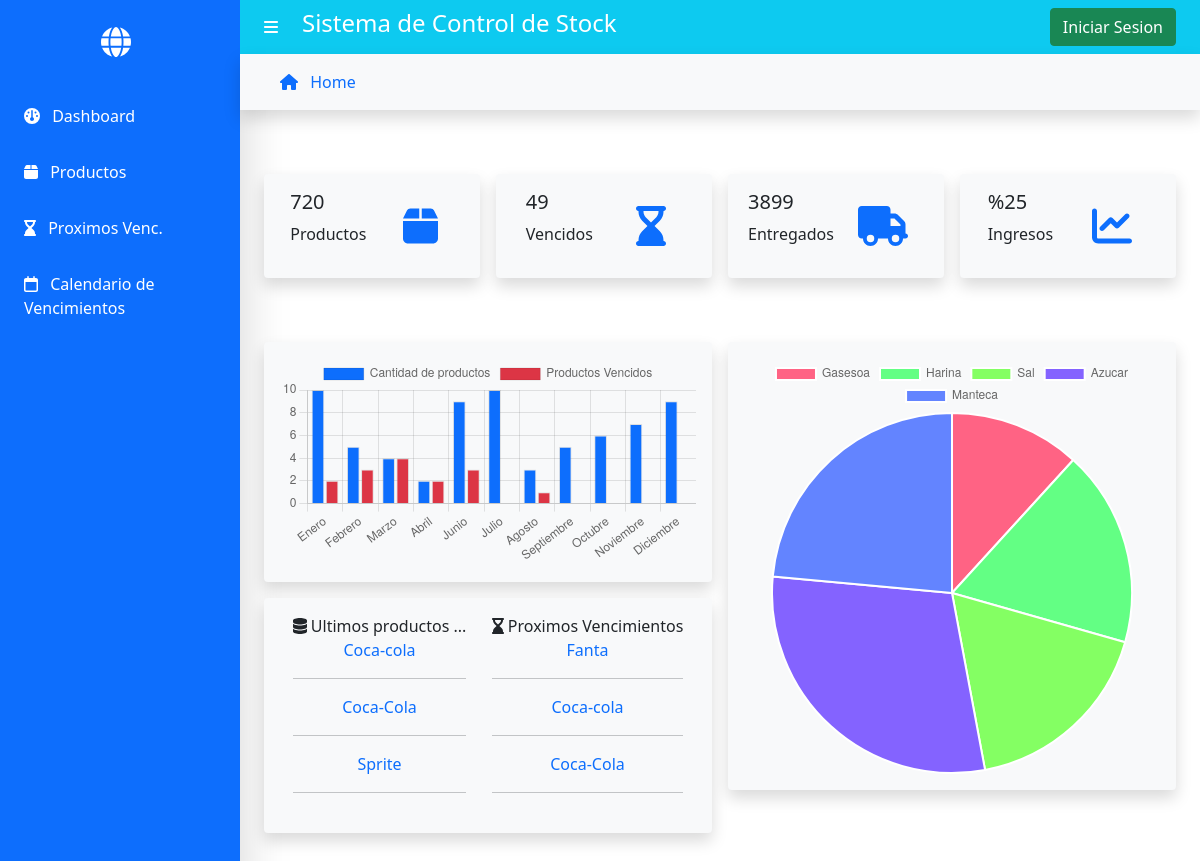
Before: / with the older database file.
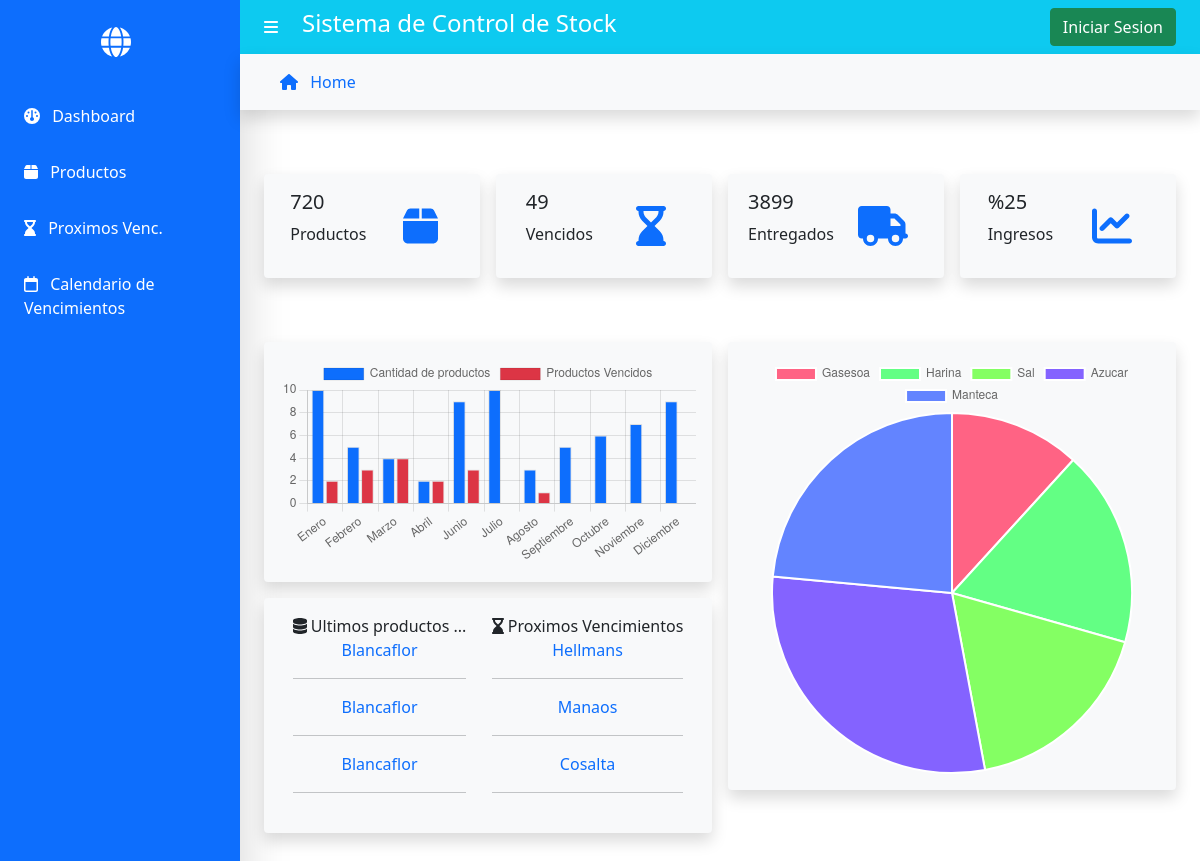
After: the same page with the newer database file.
### gestor/models.py (models this page shows, shortened)
class Producto(models.Model):
    marca = models.CharField(max_length=50)
    producto = models.CharField(max_length=50,help_text="Ingrese materia prima (harina, huevos, levadura, etc.)")
    tipo = models.CharField(max_length=30, help_text="Si corresponde, ejemplo: nombre:harina | tipo:'leudante'/'0000' ")
    fechaIngreso = models.DateField('Fecha de Ingreso',blank=False,help_text="Fecha de Ingreso a la fabrica")
    fechaVnto = models.DateField('Fecha de Vencimiento',blank=False,help_text="Fecha indicada en el envase")
    fechaEnvasado = models.DateField('Fecha de Envasado',blank=False,help_text="Fecha indicada en el envase")
    stockIng= models.PositiveIntegerField('Stock de ingreso',blank=False,help_text="Cantidad por bultos/fardos/cajas")
    stockDisp= models.PositiveIntegerField('Stock disponible',blank=False) # Para los caso de obtener-consumir la materia prima
    codBulto = models.CharField('Codigo de Bulto',max_length=13,help_text="Codigo que figura en el bulto ",blank=False) # LOS FARDOS EN GRAL CONTIENEN UN CODIGO DEL MISMO
    imagen = models.ImageField(upload_to='',null=True) # borrar el img/
    class Meta:
        ordering = ['fechaVnto']

### gestor/views.py (the view)
# urls.py: path('',views.index, name='home'),
def index(request):
    ultimos_productos = list(Producto.objects.all())[-3:]
    productos_a_vencer = list(
        Producto.objects.all().order_by('fechaVnto'))[0:3]
    context = {
        'ultimos_productos': ultimos_productos,
        'productos_a_vencer': productos_a_vencer,
    }
    return render(request, 'index.html', context)

### gestor/templates/index.html (shortened to what this page needs)
{% extends "base.html" %} {% block content %}
<div class="d-flex flex-column p-4">
    <div class="row g-3 my-4">
        <div class="col-md-3">
            <div class="p-3 bg-light shadow d-flex justify-content-around align-items-center rounded">
                <div>
                    <h5 class="">720</h5>
                    <p class="">Productos</p>
                </div>
                <i class="fa-solid fa-box fs-1 text-primary p-3"></i>
            </div>
        </div>
        <div class="col-md-3">
            <div class="p-3 bg-light shadow d-flex justify-content-around align-items-center rounded">
                <div>
                    <h5 class="">49</h5>
                    <p class="">Vencidos</p>
                </div>
                <i class="fas fa-hourglass-end fs-1 text-primary p-3"></i>
            </div>
        </div>
        <div class="col-md-3">
            <div class="p-3 bg-light shadow d-flex justify-content-around align-items-center rounded">
                <div>
                    <h5 class="">3899</h5>
                    <p class="">Entregados</p>
                </div>
                <i class="fas fa-truck fs-1 text-primary p-3"></i>
            </div>
        </div>
        <div class="col-md-3">
            <div class="p-3 bg-light shadow d-flex justify-content-around align-items-center rounded">
                <div>
                    <h5 class="">%25</h5>
                    <p class="">Ingresos</p>
                </div>
                <i class="fas fa-chart-line fs-1 text-primary p-3"></i>
            </div>
        </div>
    </div>
        <div class="row g-3 my-4">
            <div class="col-6">
                <div class="p-3 bg-light shadow d-flex justify-content-around align-items-center rounded">
                    <canvas id="barras"></canvas>
                </div>
                <div class="my-3 p-3 bg-light shadow d-flex justify-content-around align-items-center rounded text-center">
                    <div class="d-block mb-2">
                        <i class="fa-solid fa-database"></i>
                        <span>Ultimos productos ...</span>
                        <ul class="list-group list-group-flush">
                            {% for producto in ultimos_productos %}
                            <a class="text-decoration-none" href="{% url 'productos_filt' producto.marca  %}">{{producto.marca | truncatewords:"2"}}</a>
                            <hr>
                            {% endfor %}
                          </ul>
                    </div>
                    <div class="d-block mb-2">
                        <i class="fa-solid fa-hourglass-end"></i>
                        Proximos Vencimientos
                        <ul class="list-group list-group-flush">
                            {% for producto in productos_a_vencer %}
                            <a class="text-decoration-none" href="{% url 'productos_filt' producto.marca  %}">{{producto.marca | truncatewords:"2"}}</a>
                            <hr>
                            {% endfor %}
                        </ul>
                    </div>
                </div>
            </div>
            <div class="col-6">
                <div class="p-3 bg-light shadow d-flex justify-content-around align-items-center rounded">
                    <canvas id="chart"></canvas>
                </div>
            </div>
        </div>
</div>
{% endblock %}

Changed rows visible on the page:
no longer on this page (row unchanged): Producto: marca "Coca-cola"
no longer on this page (row unchanged): Producto: marca "Coca-Cola"
no longer on this page (row unchanged): Producto: marca "Sprite", shown under "%25"
no longer on this page (row unchanged): Producto: marca "Fanta"
added Producto: marca "Blancaflor", shown under "%25"
added Producto: marca "Blancaflor", shown under "%25"
added Producto: marca "Blancaflor", shown under "%25"
added Producto: marca "Hellmans"
added Producto: marca "Manaos"
added Producto: marca "Cosalta"
